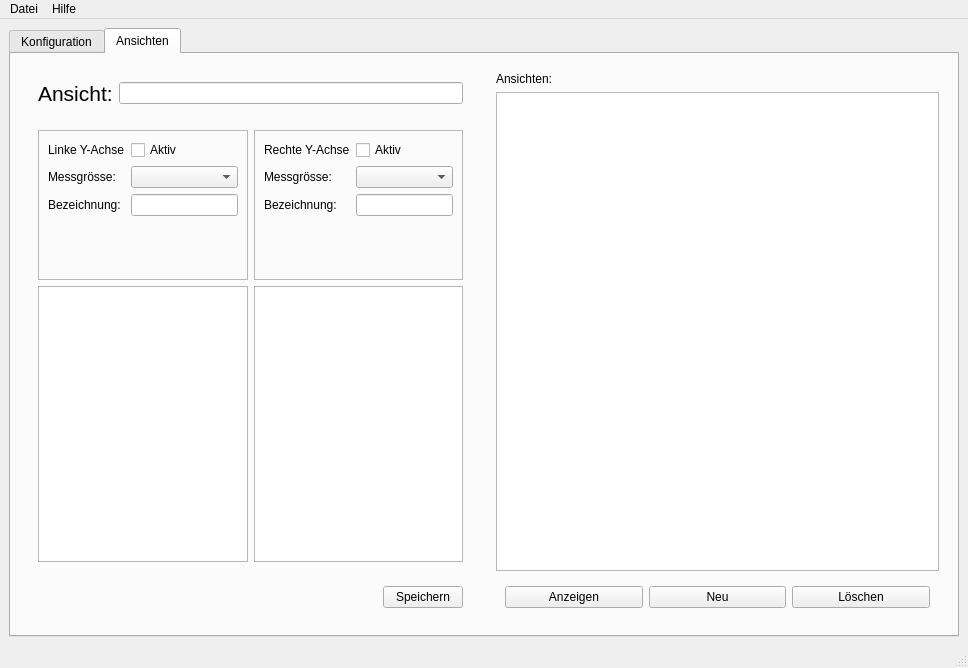
<?xml version="1.0" encoding="UTF-8"?>
<ui version="4.0">
 <class>MainWindow</class>
 <widget class="QMainWindow" name="MainWindow">
  <property name="geometry">
   <rect>
    <x>0</x>
    <y>0</y>
    <width>954</width>
    <height>668</height>
   </rect>
  </property>
  <property name="sizePolicy">
   <sizepolicy hsizetype="Expanding" vsizetype="Preferred">
    <horstretch>1</horstretch>
    <verstretch>1</verstretch>
   </sizepolicy>
  </property>
  <property name="maximumSize">
   <size>
    <width>1600</width>
    <height>16777215</height>
   </size>
  </property>
  <property name="windowTitle">
   <string>MainWindow</string>
  </property>
  <widget class="QWidget" name="centralwidget">
   <property name="sizePolicy">
    <sizepolicy hsizetype="Preferred" vsizetype="Preferred">
     <horstretch>1</horstretch>
     <verstretch>1</verstretch>
    </sizepolicy>
   </property>
   <property name="maximumSize">
    <size>
     <width>16777215</width>
     <height>16777215</height>
    </size>
   </property>
   <layout class="QGridLayout" name="gridLayout">
    <item row="0" column="0">
     <widget class="QTabWidget" name="tabWidget">
      <property name="sizePolicy">
       <sizepolicy hsizetype="Expanding" vsizetype="Expanding">
        <horstretch>1</horstretch>
        <verstretch>1</verstretch>
       </sizepolicy>
      </property>
      <property name="currentIndex">
       <number>1</number>
      </property>
      <widget class="QWidget" name="tabConfigSensors">
       <attribute name="title">
        <string>Konfiguration</string>
       </attribute>
       <layout class="QHBoxLayout" name="horizontalLayout_2">
        <item>
         <widget class="QFrame" name="frameConfigSensors">
          <property name="sizePolicy">
           <sizepolicy hsizetype="Preferred" vsizetype="Preferred">
            <horstretch>1</horstretch>
            <verstretch>0</verstretch>
           </sizepolicy>
          </property>
          <property name="frameShape">
           <enum>QFrame::Box</enum>
          </property>
          <property name="frameShadow">
           <enum>QFrame::Raised</enum>
          </property>
          <layout class="QHBoxLayout" name="horizontalLayout">
           <item>
            <widget class="QFrame" name="frameConfigSensorsControl">
             <property name="minimumSize">
              <size>
               <width>600</width>
               <height>0</height>
              </size>
             </property>
             <property name="frameShape">
              <enum>QFrame::NoFrame</enum>
             </property>
             <property name="frameShadow">
              <enum>QFrame::Raised</enum>
             </property>
             <layout class="QFormLayout" name="formLayout">
              <item row="0" column="0">
               <spacer name="verticalSpacer_2">
                <property name="orientation">
                 <enum>Qt::Vertical</enum>
                </property>
                <property name="sizeType">
                 <enum>QSizePolicy::Fixed</enum>
                </property>
                <property name="sizeHint" stdset="0">
                 <size>
                  <width>20</width>
                  <height>20</height>
                 </size>
                </property>
               </spacer>
              </item>
              <item row="1" column="0">
               <widget class="QLabel" name="label_3">
                <property name="text">
                 <string>Name:</string>
                </property>
               </widget>
              </item>
              <item row="1" column="1">
               <widget class="QLineEdit" name="lineEditConfigNodeName"/>
              </item>
              <item row="5" column="1">
               <layout class="QHBoxLayout" name="horizontalLayout_4">
                <item>
                 <spacer name="horizontalSpacer">
                  <property name="orientation">
                   <enum>Qt::Horizontal</enum>
                  </property>
                  <property name="sizeHint" stdset="0">
                   <size>
                    <width>40</width>
                    <height>20</height>
                   </size>
                  </property>
                 </spacer>
                </item>
                <item>
                 <widget class="QPushButton" name="pushButtonConfigNodeSave">
                  <property name="text">
                   <string>Speichern</string>
                  </property>
                 </widget>
                </item>
               </layout>
              </item>
              <item row="2" column="0">
               <widget class="QLabel" name="label_10">
                <property name="text">
                 <string>ID:</string>
                </property>
               </widget>
              </item>
              <item row="2" column="1">
               <widget class="QLabel" name="labelConfigNodeId">
                <property name="text">
                 <string>---</string>
                </property>
               </widget>
              </item>
              <item row="4" column="1">
               <layout class="QFormLayout" name="formLayout_2">
                <property name="formAlignment">
                 <set>Qt::AlignLeading|Qt::AlignLeft|Qt::AlignVCenter</set>
                </property>
                <item row="0" column="0">
                 <widget class="QLabel" name="label_5">
                  <property name="text">
                   <string>Breitengrad:</string>
                  </property>
                 </widget>
                </item>
                <item row="0" column="1">
                 <widget class="QDoubleSpinBox" name="doubleSpinBoxConfigNodePositionLatitude">
                  <property name="sizePolicy">
                   <sizepolicy hsizetype="Expanding" vsizetype="Fixed">
                    <horstretch>0</horstretch>
                    <verstretch>0</verstretch>
                   </sizepolicy>
                  </property>
                  <property name="prefix">
                   <string>Lat=</string>
                  </property>
                  <property name="suffix">
                   <string>°</string>
                  </property>
                  <property name="decimals">
                   <number>6</number>
                  </property>
                  <property name="minimum">
                   <double>-90.000000000000000</double>
                  </property>
                  <property name="maximum">
                   <double>90.000000000000000</double>
                  </property>
                 </widget>
                </item>
                <item row="1" column="0">
                 <widget class="QLabel" name="label_6">
                  <property name="text">
                   <string>Längengrad:</string>
                  </property>
                 </widget>
                </item>
                <item row="1" column="1">
                 <widget class="QDoubleSpinBox" name="doubleSpinBoxConfigNodePositionLongitude">
                  <property name="sizePolicy">
                   <sizepolicy hsizetype="Expanding" vsizetype="Fixed">
                    <horstretch>0</horstretch>
                    <verstretch>0</verstretch>
                   </sizepolicy>
                  </property>
                  <property name="prefix">
                   <string>Long=</string>
                  </property>
                  <property name="suffix">
                   <string>°</string>
                  </property>
                  <property name="decimals">
                   <number>6</number>
                  </property>
                  <property name="minimum">
                   <double>-180.000000000000000</double>
                  </property>
                  <property name="maximum">
                   <double>180.000000000000000</double>
                  </property>
                 </widget>
                </item>
                <item row="2" column="0">
                 <widget class="QLabel" name="label_7">
                  <property name="text">
                   <string>Höhe:</string>
                  </property>
                 </widget>
                </item>
                <item row="2" column="1">
                 <widget class="QDoubleSpinBox" name="doubleSpinBoxConfigNodePositionAltitude">
                  <property name="sizePolicy">
                   <sizepolicy hsizetype="Expanding" vsizetype="Fixed">
                    <horstretch>0</horstretch>
                    <verstretch>0</verstretch>
                   </sizepolicy>
                  </property>
                  <property name="prefix">
                   <string>AMSL=</string>
                  </property>
                  <property name="suffix">
                   <string> m</string>
                  </property>
                  <property name="minimum">
                   <double>-14000.000000000000000</double>
                  </property>
                  <property name="maximum">
                   <double>100000000.000000000000000</double>
                  </property>
                 </widget>
                </item>
                <item row="3" column="0">
                 <widget class="QLabel" name="label_2">
                  <property name="text">
                   <string>Mess-Intervall:</string>
                  </property>
                 </widget>
                </item>
                <item row="3" column="1">
                 <widget class="QFrame" name="frame">
                  <property name="sizePolicy">
                   <sizepolicy hsizetype="Expanding" vsizetype="Preferred">
                    <horstretch>0</horstretch>
                    <verstretch>0</verstretch>
                   </sizepolicy>
                  </property>
                  <layout class="QHBoxLayout" name="horizontalLayout_3">
                   <item>
                    <widget class="QDoubleSpinBox" name="doubleSpinBoxConfigNodeInterval">
                     <property name="minimum">
                      <double>0.100000000000000</double>
                     </property>
                     <property name="maximum">
                      <double>100000.000000000000000</double>
                     </property>
                    </widget>
                   </item>
                   <item>
                    <widget class="QComboBox" name="comboBoxConfigNodeIntervalTimeUnit">
                     <property name="editable">
                      <bool>false</bool>
                     </property>
                    </widget>
                   </item>
                  </layout>
                 </widget>
                </item>
                <item row="4" column="0">
                 <widget class="QLabel" name="label_8">
                  <property name="text">
                   <string>Sensoren:</string>
                  </property>
                 </widget>
                </item>
                <item row="4" column="1">
                 <widget class="QFrame" name="frame">
                  <property name="sizePolicy">
                   <sizepolicy hsizetype="Expanding" vsizetype="Preferred">
                    <horstretch>0</horstretch>
                    <verstretch>0</verstretch>
                   </sizepolicy>
                  </property>
                  <property name="minimumSize">
                   <size>
                    <width>50</width>
                    <height>0</height>
                   </size>
                  </property>
                  <property name="frameShape">
                   <enum>QFrame::StyledPanel</enum>
                  </property>
                  <property name="frameShadow">
                   <enum>QFrame::Raised</enum>
                  </property>
                  <layout class="QHBoxLayout" name="horizontalLayout_10">
                   <item>
                    <widget class="QCheckBox" name="checkBoxConfigNodeSensorTemperature">
                     <property name="text">
                      <string>Temperatur</string>
                     </property>
                    </widget>
                   </item>
                   <item>
                    <widget class="QCheckBox" name="checkBoxConfigNodeSensorAirPressure">
                     <property name="text">
                      <string>Luftdruck</string>
                     </property>
                    </widget>
                   </item>
                   <item>
                    <widget class="QCheckBox" name="checkBoxConfigNodeSensorRelativeHumidity">
                     <property name="text">
                      <string>Relative Luftfeuchtigkeit</string>
                     </property>
                    </widget>
                   </item>
                   <item>
                    <widget class="QCheckBox" name="checkBoxConfigNodeSensorBrightness">
                     <property name="text">
                      <string>Helligkeit</string>
                     </property>
                    </widget>
                   </item>
                  </layout>
                 </widget>
                </item>
               </layout>
              </item>
              <item row="4" column="0">
               <widget class="QLabel" name="label_4">
                <property name="text">
                 <string>Position:</string>
                </property>
               </widget>
              </item>
             </layout>
            </widget>
           </item>
           <item>
            <widget class="QFrame" name="frameConfigSensorsOverview">
             <property name="minimumSize">
              <size>
               <width>300</width>
               <height>0</height>
              </size>
             </property>
             <property name="maximumSize">
              <size>
               <width>500</width>
               <height>16777215</height>
              </size>
             </property>
             <property name="frameShape">
              <enum>QFrame::NoFrame</enum>
             </property>
             <property name="frameShadow">
              <enum>QFrame::Plain</enum>
             </property>
             <layout class="QVBoxLayout" name="verticalLayout_3">
              <item>
               <widget class="QLabel" name="label">
                <property name="text">
                 <string>Knoten:</string>
                </property>
               </widget>
              </item>
              <item>
               <widget class="QListWidget" name="listWidgetConfigNodeList"/>
              </item>
              <item>
               <widget class="QFrame" name="frame_3">
                <property name="frameShape">
                 <enum>QFrame::NoFrame</enum>
                </property>
                <property name="frameShadow">
                 <enum>QFrame::Raised</enum>
                </property>
                <layout class="QHBoxLayout" name="horizontalLayout_7">
                 <property name="leftMargin">
                  <number>0</number>
                 </property>
                 <property name="topMargin">
                  <number>0</number>
                 </property>
                 <property name="rightMargin">
                  <number>0</number>
                 </property>
                 <property name="bottomMargin">
                  <number>0</number>
                 </property>
                 <item>
                  <spacer name="horizontalSpacer_3">
                   <property name="orientation">
                    <enum>Qt::Horizontal</enum>
                   </property>
                   <property name="sizeHint" stdset="0">
                    <size>
                     <width>40</width>
                     <height>20</height>
                    </size>
                   </property>
                  </spacer>
                 </item>
                 <item>
                  <widget class="QPushButton" name="pushButtonConfigNodeUpdate">
                   <property name="text">
                    <string>Aktualisieren</string>
                   </property>
                  </widget>
                 </item>
                </layout>
               </widget>
              </item>
             </layout>
            </widget>
           </item>
          </layout>
         </widget>
        </item>
       </layout>
      </widget>
      <widget class="QWidget" name="tabViews">
       <attribute name="title">
        <string>Ansichten</string>
       </attribute>
       <layout class="QHBoxLayout" name="horizontalLayout_5">
        <item>
         <widget class="QFrame" name="frameViewsSettings">
          <property name="sizePolicy">
           <sizepolicy hsizetype="Preferred" vsizetype="Preferred">
            <horstretch>1</horstretch>
            <verstretch>0</verstretch>
           </sizepolicy>
          </property>
          <property name="minimumSize">
           <size>
            <width>400</width>
            <height>0</height>
           </size>
          </property>
          <property name="maximumSize">
           <size>
            <width>1000</width>
            <height>16777215</height>
           </size>
          </property>
          <property name="frameShape">
           <enum>QFrame::NoFrame</enum>
          </property>
          <property name="frameShadow">
           <enum>QFrame::Raised</enum>
          </property>
          <layout class="QVBoxLayout" name="verticalLayout_2">
           <item>
            <widget class="QFrame" name="frameViewsSettingsName">
             <property name="frameShape">
              <enum>QFrame::NoFrame</enum>
             </property>
             <property name="frameShadow">
              <enum>QFrame::Plain</enum>
             </property>
             <layout class="QHBoxLayout" name="horizontalLayout_9">
              <item>
               <widget class="QLabel" name="labelViewsSettingsNameLabel">
                <property name="font">
                 <font>
                  <pointsize>16</pointsize>
                 </font>
                </property>
                <property name="text">
                 <string>Ansicht:</string>
                </property>
               </widget>
              </item>
              <item>
               <widget class="QLineEdit" name="lineEditViewsSettingsNameValue"/>
              </item>
             </layout>
            </widget>
           </item>
           <item>
            <widget class="QFrame" name="frameViewsSettingsYAxis">
             <property name="minimumSize">
              <size>
               <width>0</width>
               <height>300</height>
              </size>
             </property>
             <property name="frameShape">
              <enum>QFrame::NoFrame</enum>
             </property>
             <property name="frameShadow">
              <enum>QFrame::Plain</enum>
             </property>
             <property name="lineWidth">
              <number>1</number>
             </property>
             <layout class="QHBoxLayout" name="horizontalLayout_8">
              <item>
               <layout class="QVBoxLayout" name="verticalLayoutViewsSettingsYAxisFirst">
                <item>
                 <widget class="QFrame" name="frameViewsSettingsYAxisFirstControls">
                  <property name="sizePolicy">
                   <sizepolicy hsizetype="Minimum" vsizetype="Minimum">
                    <horstretch>0</horstretch>
                    <verstretch>0</verstretch>
                   </sizepolicy>
                  </property>
                  <property name="minimumSize">
                   <size>
                    <width>0</width>
                    <height>150</height>
                   </size>
                  </property>
                  <property name="frameShape">
                   <enum>QFrame::StyledPanel</enum>
                  </property>
                  <property name="frameShadow">
                   <enum>QFrame::Raised</enum>
                  </property>
                  <layout class="QFormLayout" name="formLayout_4">
                   <item row="4" column="0">
                    <widget class="QLabel" name="labelViewsSettingsYAxisFirstControlsMeasurementSize">
                     <property name="text">
                      <string>Messgrösse:</string>
                     </property>
                    </widget>
                   </item>
                   <item row="4" column="1">
                    <widget class="QComboBox" name="comboBoxViewsSettingsYAxisFirstControlsMeasurementSize">
                     <property name="sizePolicy">
                      <sizepolicy hsizetype="Expanding" vsizetype="Fixed">
                       <horstretch>0</horstretch>
                       <verstretch>0</verstretch>
                      </sizepolicy>
                     </property>
                    </widget>
                   </item>
                   <item row="7" column="0">
                    <widget class="QLabel" name="labelViewsSettingsYAxisFirstControlsAxisLabel">
                     <property name="text">
                      <string>Bezeichnung:</string>
                     </property>
                    </widget>
                   </item>
                   <item row="7" column="1">
                    <widget class="QLineEdit" name="lineEditViewsSettingsYAxisFirstControlsAxisLabel"/>
                   </item>
                   <item row="1" column="1">
                    <widget class="QCheckBox" name="checkBoxViewsSettingsYAxisFirstControlsActive">
                     <property name="text">
                      <string>Aktiv</string>
                     </property>
                    </widget>
                   </item>
                   <item row="1" column="0">
                    <widget class="QLabel" name="labelViewsSettingsYAxisFirstControlsActive">
                     <property name="text">
                      <string>Linke Y-Achse</string>
                     </property>
                    </widget>
                   </item>
                  </layout>
                 </widget>
                </item>
                <item>
                 <widget class="QListView" name="listViewViewsSettingsYAxisFirstSensors">
                  <property name="sizePolicy">
                   <sizepolicy hsizetype="Expanding" vsizetype="Expanding">
                    <horstretch>0</horstretch>
                    <verstretch>1</verstretch>
                   </sizepolicy>
                  </property>
                 </widget>
                </item>
               </layout>
              </item>
              <item>
               <layout class="QVBoxLayout" name="verticalLayoutViewsSettingsYAxisSecond">
                <item>
                 <widget class="QFrame" name="frameViewsSettingsYAxisSecondControls">
                  <property name="sizePolicy">
                   <sizepolicy hsizetype="Minimum" vsizetype="Minimum">
                    <horstretch>0</horstretch>
                    <verstretch>0</verstretch>
                   </sizepolicy>
                  </property>
                  <property name="minimumSize">
                   <size>
                    <width>0</width>
                    <height>150</height>
                   </size>
                  </property>
                  <property name="frameShape">
                   <enum>QFrame::StyledPanel</enum>
                  </property>
                  <property name="frameShadow">
                   <enum>QFrame::Raised</enum>
                  </property>
                  <layout class="QFormLayout" name="formLayout_3">
                   <item row="4" column="0">
                    <widget class="QLabel" name="labelViewsSettingsYAxisSecondControlsMeasurementSize">
                     <property name="text">
                      <string>Messgrösse:</string>
                     </property>
                    </widget>
                   </item>
                   <item row="4" column="1">
                    <widget class="QComboBox" name="comboBoxViewsSettingsYAxisSecondControlsMeasurementSize">
                     <property name="sizePolicy">
                      <sizepolicy hsizetype="Expanding" vsizetype="Fixed">
                       <horstretch>0</horstretch>
                       <verstretch>0</verstretch>
                      </sizepolicy>
                     </property>
                    </widget>
                   </item>
                   <item row="7" column="0">
                    <widget class="QLabel" name="labelViewsSettingsYAxisSecondControlsAxisLabel">
                     <property name="text">
                      <string>Bezeichnung:</string>
                     </property>
                    </widget>
                   </item>
                   <item row="7" column="1">
                    <widget class="QLineEdit" name="lineEditViewsSettingsYAxisSecondControlsAxisLabel"/>
                   </item>
                   <item row="1" column="1">
                    <widget class="QCheckBox" name="checkBoxViewsSettingsYAxisSecondControlsActive">
                     <property name="text">
                      <string>Aktiv</string>
                     </property>
                    </widget>
                   </item>
                   <item row="1" column="0">
                    <widget class="QLabel" name="labelViewsSettingsYAxisSecondControlsActive">
                     <property name="text">
                      <string>Rechte Y-Achse</string>
                     </property>
                    </widget>
                   </item>
                  </layout>
                 </widget>
                </item>
                <item>
                 <widget class="QListView" name="listViewViewsSettingsYAxisSecondSensors">
                  <property name="sizePolicy">
                   <sizepolicy hsizetype="Expanding" vsizetype="Expanding">
                    <horstretch>0</horstretch>
                    <verstretch>1</verstretch>
                   </sizepolicy>
                  </property>
                 </widget>
                </item>
               </layout>
              </item>
             </layout>
            </widget>
           </item>
           <item>
            <widget class="QFrame" name="frame_2">
             <property name="frameShape">
              <enum>QFrame::NoFrame</enum>
             </property>
             <property name="frameShadow">
              <enum>QFrame::Raised</enum>
             </property>
             <layout class="QHBoxLayout" name="horizontalLayout_11">
              <item>
               <spacer name="horizontalSpacer_2">
                <property name="orientation">
                 <enum>Qt::Horizontal</enum>
                </property>
                <property name="sizeHint" stdset="0">
                 <size>
                  <width>40</width>
                  <height>20</height>
                 </size>
                </property>
               </spacer>
              </item>
              <item>
               <widget class="QPushButton" name="pushButtonViewsSettingsSave">
                <property name="text">
                 <string>Speichern</string>
                </property>
               </widget>
              </item>
             </layout>
            </widget>
           </item>
          </layout>
         </widget>
        </item>
        <item>
         <widget class="QFrame" name="frameViewsOverview">
          <property name="sizePolicy">
           <sizepolicy hsizetype="Preferred" vsizetype="Preferred">
            <horstretch>1</horstretch>
            <verstretch>0</verstretch>
           </sizepolicy>
          </property>
          <property name="maximumSize">
           <size>
            <width>600</width>
            <height>16777215</height>
           </size>
          </property>
          <layout class="QVBoxLayout" name="verticalLayout">
           <item>
            <widget class="QLabel" name="label_9">
             <property name="text">
              <string>Ansichten:</string>
             </property>
            </widget>
           </item>
           <item>
            <widget class="QListWidget" name="listWidgetViewsOverviewControlsViews"/>
           </item>
           <item>
            <widget class="QFrame" name="frameViewsOverviewControls">
             <property name="minimumSize">
              <size>
               <width>0</width>
               <height>10</height>
              </size>
             </property>
             <layout class="QHBoxLayout" name="horizontalLayout_6">
              <item>
               <widget class="QPushButton" name="pushButtonViewsOverviewControlsOpen">
                <property name="text">
                 <string>Anzeigen</string>
                </property>
               </widget>
              </item>
              <item>
               <widget class="QPushButton" name="pushButtonViewsOverviewControlsNew">
                <property name="text">
                 <string>Neu</string>
                </property>
               </widget>
              </item>
              <item>
               <widget class="QPushButton" name="pushButtonViewsOverviewControlsDelete">
                <property name="text">
                 <string>Löschen</string>
                </property>
               </widget>
              </item>
             </layout>
            </widget>
           </item>
          </layout>
         </widget>
        </item>
       </layout>
      </widget>
     </widget>
    </item>
   </layout>
  </widget>
  <widget class="QMenuBar" name="menubar">
   <property name="geometry">
    <rect>
     <x>0</x>
     <y>0</y>
     <width>954</width>
     <height>26</height>
    </rect>
   </property>
   <widget class="QMenu" name="menuFile">
    <property name="title">
     <string>Datei</string>
    </property>
    <addaction name="separator"/>
   </widget>
   <widget class="QMenu" name="menuHilfe">
    <property name="title">
     <string>Hilfe</string>
    </property>
   </widget>
   <addaction name="menuFile"/>
   <addaction name="menuHilfe"/>
  </widget>
  <widget class="QStatusBar" name="statusbar"/>
 </widget>
 <resources/>
 <connections/>
</ui>
